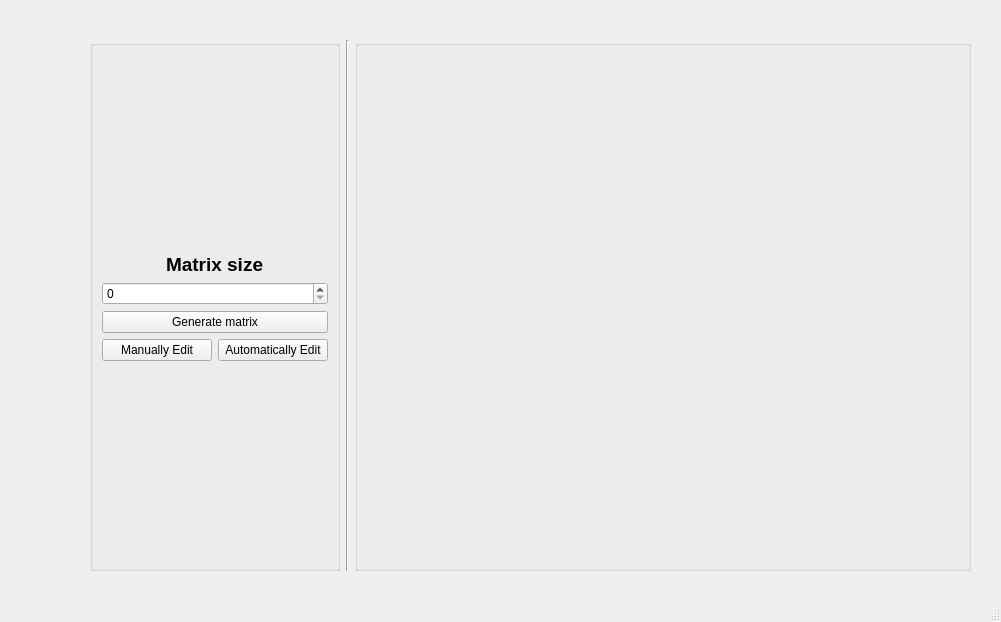
<?xml version="1.0" encoding="UTF-8"?>
<ui version="4.0">
 <class>MainWindow</class>
 <widget class="QMainWindow" name="MainWindow">
  <property name="geometry">
   <rect>
    <x>0</x>
    <y>0</y>
    <width>1001</width>
    <height>622</height>
   </rect>
  </property>
  <property name="windowTitle">
   <string>MainWindow</string>
  </property>
  <widget class="QWidget" name="centralwidget">
   <widget class="QWidget" name="horizontalLayoutWidget">
    <property name="geometry">
     <rect>
      <x>90</x>
      <y>40</y>
      <width>881</width>
      <height>531</height>
     </rect>
    </property>
    <layout class="QHBoxLayout" name="horizontalLayout">
     <item>
      <widget class="QGroupBox" name="optionBox">
       <property name="maximumSize">
        <size>
         <width>250</width>
         <height>16777215</height>
        </size>
       </property>
       <property name="title">
        <string/>
       </property>
       <layout class="QVBoxLayout" name="verticalLayout">
        <item>
         <spacer name="verticalSpacer_2">
          <property name="orientation">
           <enum>Qt::Vertical</enum>
          </property>
          <property name="sizeHint" stdset="0">
           <size>
            <width>20</width>
            <height>40</height>
           </size>
          </property>
         </spacer>
        </item>
        <item alignment="Qt::AlignHCenter|Qt::AlignVCenter">
         <widget class="QLabel" name="title">
          <property name="font">
           <font>
            <pointsize>14</pointsize>
            <weight>75</weight>
            <bold>true</bold>
           </font>
          </property>
          <property name="text">
           <string>Matrix size</string>
          </property>
         </widget>
        </item>
        <item>
         <widget class="QSpinBox" name="numSizeMatrix"/>
        </item>
        <item>
         <widget class="QPushButton" name="createMatrixBtn">
          <property name="text">
           <string>Generate matrix</string>
          </property>
         </widget>
        </item>
        <item>
         <layout class="QHBoxLayout" name="horizontalLayout_2">
          <item>
           <widget class="QPushButton" name="pushButton">
            <property name="text">
             <string>Manually Edit</string>
            </property>
           </widget>
          </item>
          <item>
           <widget class="QPushButton" name="pushButton_2">
            <property name="text">
             <string>Automatically Edit</string>
            </property>
           </widget>
          </item>
         </layout>
        </item>
        <item>
         <spacer name="verticalSpacer">
          <property name="orientation">
           <enum>Qt::Vertical</enum>
          </property>
          <property name="sizeHint" stdset="0">
           <size>
            <width>20</width>
            <height>40</height>
           </size>
          </property>
         </spacer>
        </item>
       </layout>
      </widget>
     </item>
     <item>
      <widget class="Line" name="line">
       <property name="orientation">
        <enum>Qt::Vertical</enum>
       </property>
      </widget>
     </item>
     <item>
      <widget class="QGroupBox" name="groupBox">
       <property name="title">
        <string/>
       </property>
       <layout class="QVBoxLayout" name="verticalLayout_2">
        <item>
         <layout class="QGridLayout" name="gridLayout"/>
        </item>
       </layout>
      </widget>
     </item>
    </layout>
   </widget>
  </widget>
  <widget class="QMenuBar" name="menubar">
   <property name="geometry">
    <rect>
     <x>0</x>
     <y>0</y>
     <width>1001</width>
     <height>21</height>
    </rect>
   </property>
  </widget>
  <widget class="QStatusBar" name="statusbar"/>
 </widget>
 <resources/>
 <connections/>
</ui>
